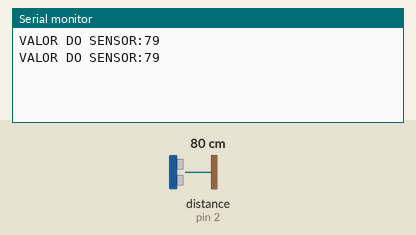
The sketch below on a simulated Arduino Uno, built with avr-gcc and run on an emulated ATmega328P. Shown: the last lines printed to the serial monitor. Wiring (inferred from the names in the program): ultrasonic range finder: trigger pin 3; echo pin 2. Inputs (shaded band) come from the test bench; at power-on: distance to the obstacle (sensor on pin 2) 80 cm. The echo pulse lasts 58.3 µs per cm.

Above: at 2.8 s.
2.9 s: distance to the obstacle (sensor on pin 2) set to 2 cm
At 5.1 s:
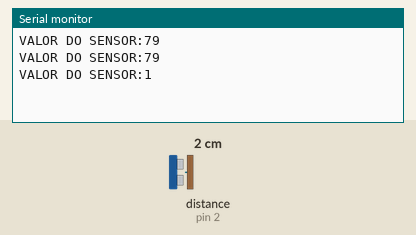
5.6 s: distance to the obstacle (sensor on pin 2) set to 4 cm
At 6.7 s:
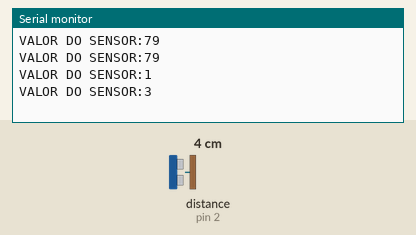
Timing chart, 0 to 8.6 s (numbered marks = the images above; inputs shaded):
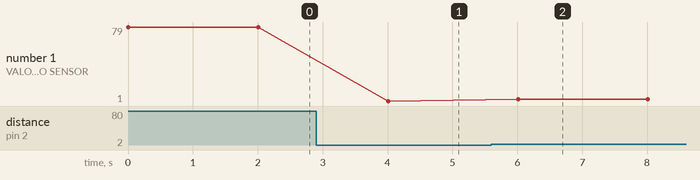

Measured:
- after the input at 2.9 s, the serial monitor: prints a new line after 1.1 s (image 1)
- after the input at 5.6 s, the serial monitor: prints a new line after 0.41 s (image 2)
- plotted number 1: 79 → 1 after the input at 2.9 s, 1 → 3 after the input at 5.6 s

The sketch:

bluetooth_hc05_ultrassom.ino
```cpp
// Comunicação com o módulo Bluetooth HC05
//
// Programa de comunicação com o módulo Bluetooth HC05,
// lê a distância de um objeto medida por um sensor
// ultrassônico e envia pelo módulo HC05 para um celular.
//
// Criado por: Lucas Jácome Cabral, 2022

long distancia;
int pinoTrig = 3; // pino usado para disparar os pulsos do sensor
int pinoEcho = 2; // pino usado para ler a saída do sensor

///////////////////////////////////////////////
// Esta função só roda quando é chamada dentro de outra função
void leitura() {
  digitalWrite(pinoTrig, HIGH); // Manda um sinal de nível alto por 10 microssegundos
  delayMicroseconds(10);
  digitalWrite(pinoTrig, LOW);
  distancia = pulseIn(pinoEcho, HIGH); // Le o comprimento de onda em alta
  distancia = distancia / 2; // Divide por 2 pois esse e o tempo da onda ir e voltar
  distancia = distancia * 0.034029; // calcula a distância usando a velocidade do som
}

///////////////////////////////////////////////
// Esta função só roda uma vez, no início
void setup() {
  pinMode(pinoTrig, OUTPUT); // configura pino TRIG como saída
  pinMode(pinoEcho, INPUT);  // configura pino ECHO como entrada
  Serial.begin(38400); // Velocidade da comunicação com o módulo HC05 (ou monitor serial)
}

///////////////////////////////////////////////
// Esta função se repete indefinidamente
void loop() {
  leitura(); // executa a leitura do sensor de ultrassom
  Serial.print("VALOR DO SENSOR:"); //envia para o módulo via serial
  Serial.println(distancia); // envia para o módulo via serial
  delay(2000); //espera 2 segundos
}
```
